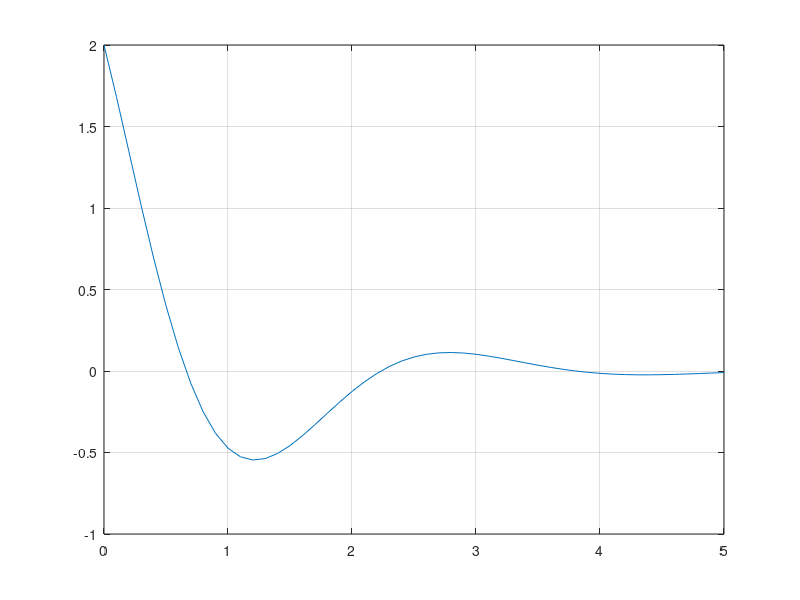

This chart was generated by the following MATLAB code: (Note: this script raises an error after producing the figure.)
t = 0:0.1:5;
y = -0.5.*exp(-t).*sin(2*t) + 2.*exp(-t).*cos(2*t);
plot(t,y)
grid on % Turn on grid lines for this plot


%%

picname = 'dummy1.jpg';
inputpic = imread(picname);
picg = rgb2gray(inputpic);
picg=im2double(picg);

[row,col]=size(picg);
edgepic=zeros(row,col);
edgepic=mat2gray(edgepic);
edgepic=im2double(edgepic);
magthreshold=definethresh;

figure, imshow(edgepic), title('binary gradient mask');
